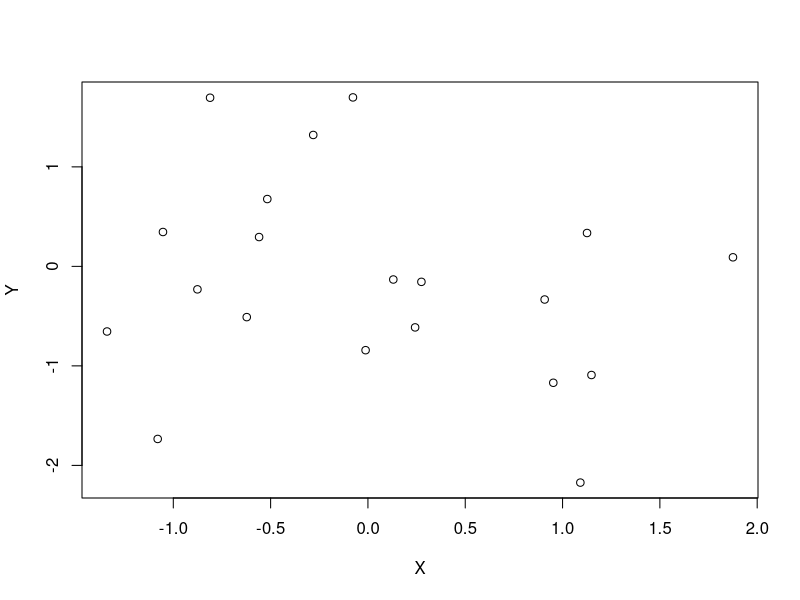
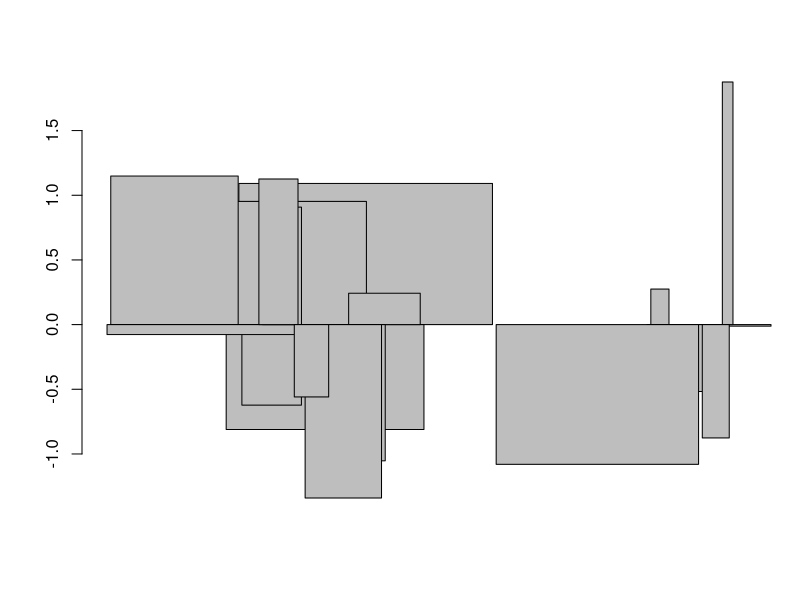

Recreate these plots in R, in order.
######example code#############

X<-rnorm(20)
Y<-rnorm(20)
plot(X,Y)

print("Hello world!")
print("YIkes!")

print("Am I here?")
barplot(X,Y)

print("second test")
